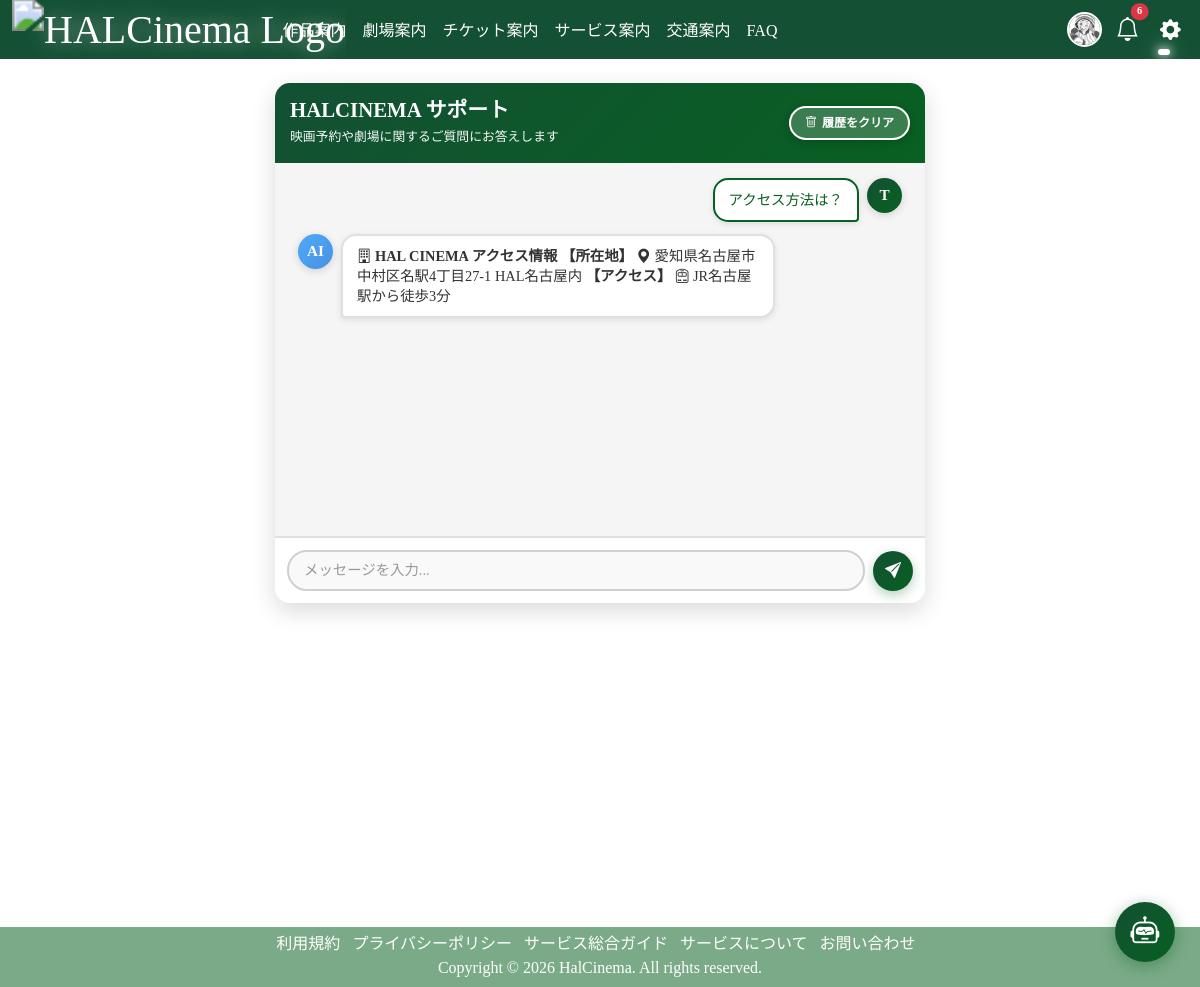
/ai-support/ (signed in), run on an earlier commit of the app's database.
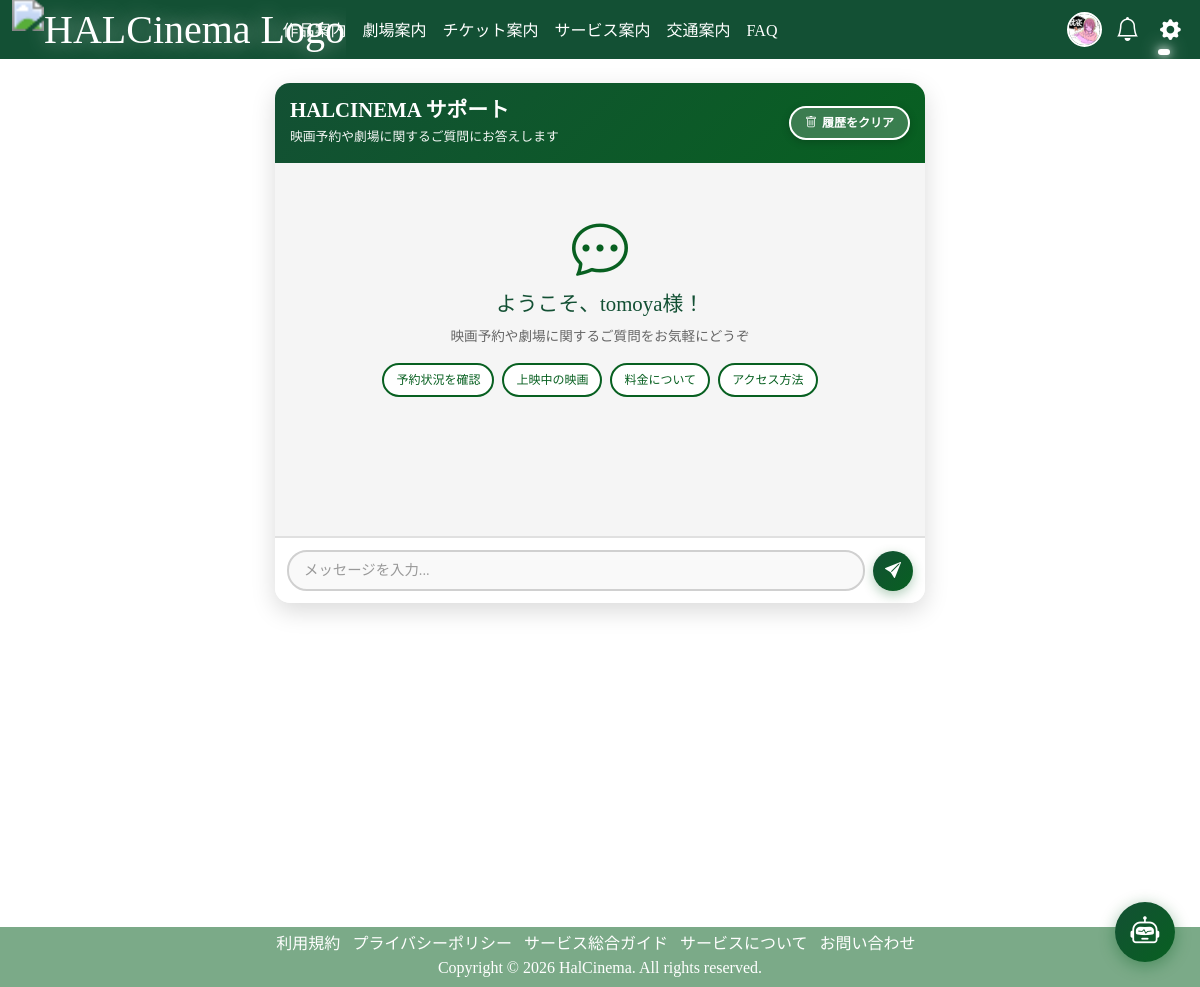
And on a later commit of the database.
### accounts/models.py (models this page shows, shortened)
class CustomUser(AbstractUser):
    profile_image = models.ImageField(upload_to='profile_images/', blank=True, null=True)
    phone_number = models.CharField(max_length=15, blank=True, null=True)

### pages/models.py (models this page shows, shortened)
class UserProfile(models.Model):
    user = models.OneToOneField(
        settings.AUTH_USER_MODEL,
        on_delete=models.CASCADE,
        verbose_name='ユーザー'
    )
    profile_image = models.ImageField(
        upload_to='profile_images/',
        blank=True,
        null=True,
        verbose_name='プロフィール画像'
    )
    birth_date = models.DateField(
        blank=True,
        null=True,
        verbose_name='生年月日'
    )
    phone_number = models.CharField(
        max_length=20,
        blank=True,
        null=True,
        verbose_name='電話番号'
    )
    points = models.IntegerField(
        default=0,
        verbose_name='ポイント'
    )
    membership_level = models.CharField(
        max_length=20,
        choices=[
            ('standard', 'スタンダード'),
            ('gold', 'ゴールド'),
            ('platinum', 'プラチナ'),
        ],
        default='standard',
        verbose_name='会員レベル'
    )
    is_completed = models.BooleanField(
        default=False,
        verbose_name='プロフィール完了'
    )
    created_at = models.DateTimeField(
        auto_now_add=True,
        verbose_name='作成日時'
    )
    updated_at = models.DateTimeField(
        auto_now=True,
        verbose_name='更新日時'
    )
    class Meta:
        verbose_name = 'ユーザープロフィール'
        verbose_name_plural = 'ユーザープロフィール'

class ChatMessage(models.Model):
    user = models.ForeignKey(settings.AUTH_USER_MODEL, on_delete=models.CASCADE, verbose_name='ユーザー')
    message = models.TextField(verbose_name='メッセージ')
    response = models.TextField(verbose_name='AI応答', blank=True)
    created_at = models.DateTimeField(auto_now_add=True, verbose_name='作成日時')
    is_user = models.BooleanField(default=True, verbose_name='ユーザーメッセージ')
    class Meta:
        ordering = ['created_at']
        verbose_name = 'チャットメッセージ'
        verbose_name_plural = 'チャットメッセージ'

### pages/views.py (the view)
# urls.py: path('ai-support/', views.ai_support, name='ai_support'),
@login_required
def ai_support(request):
    messages = ChatMessage.objects.filter(user=request.user).order_by('created_at')
    return render(request, 'apps/ai_support.html', {
        'messages': messages,
        'hide_floating_chat': True
    })

### pages/context_processors.py (called while the page is built)
def unread_notifications_processor(request):
    if request.user.is_authenticated:
        unread = Notification.objects.filter(user=request.user, is_read=False)
        return {
            'unread_notifications': unread,
            'unread_count': unread.count()
        }
    return {}

### templates/apps/ai_support.html (shortened to what this page needs)
{% load static %}
<!DOCTYPE html>
<html lang="ja">
<head>
  <link href="https://cdn.jsdelivr.net/npm/bootstrap@5.3.3/dist/css/bootstrap.min.css" rel="stylesheet"
>
  <link href="https://cdn.jsdelivr.net/npm/bootstrap-icons@1.10.5/font/bootstrap-icons.css" rel="stylesheet">
</head>
<body>
  <nav class="navbar navbar-expand-lg custom-navbar">
    <div class="container-fluid">
      <a class="navbar-brand" href="{% url 'home' %}">
        <img src="{% static 'images/logoo.png' %}" alt="HALCinema Logo" class="logo-img">
      </a>
      <div class="collapse navbar-collapse" id="navbarSupportedContent">
        <ul class="navbar-nav me-auto mb-2 mb-lg-0">
          <li class="nav-item"><a class="nav-link" href="{% url 'movie_list' %}">作品案内</a></li>
          <li class="nav-item"><a class="nav-link" href="{% url 'theater' %}">劇場案内</a></li>
          <li class="nav-item"><a class="nav-link" href="{% url 'ticket' %}">チケット案内</a></li>
          <li class="nav-item"><a class="nav-link" href="{% url 'service' %}">サービス案内</a></li>
          <li class="nav-item"><a class="nav-link" href="{% url 'access' %}">交通案内</a></li>
          <li class="nav-item"><a class="nav-link" href="{% url 'faq' %}">FAQ</a></li>
        </ul>
        <div class="ms-auto d-flex align-items-center gap-2">
          <a href="{% url 'my_profile' %}" class="icon-wrapper profile-link text-decoration-none" title="マイプロフィール">
            {% if user.userprofile.profile_image %}
              <img src="{{ user.userprofile.profile_image.url }}" alt="プロフィール画像" class="profile-image">
            {% else %}
              <img src="{% static 'images/default_profile.png' %}" alt="デフォルト画像" class="profile-image">
            {% endif %}
          </a>
          <div class="dropdown icon-wrapper">
            <a class="nav-link position-relative d-flex align-items-center justify-content-center p-0"
               href="#" role="button" id="notificationDropdown" data-bs-toggle="dropdown" aria-expanded="false"
               style="color: white; font-size: 1.5rem;">
              <i class="bi bi-bell"></i>
              {% if unread_count > 0 %}
              <span class="position-absolute top-0 start-100 translate-middle badge rounded-pill bg-danger notification-badge">
                {{ unread_count }}
              </span>
              {% endif %}
            </a>
          </div>
          <ul class="navbar-nav icon-wrapper">
            <li class="nav-item dropdown w-100 h-100 d-flex align-items-center justify-content-center">
              <a class="nav-link dropdown-toggle p-0 d-flex align-items-center justify-content-center w-100 h-100"
                 href="#" id="settingsDropdown" role="button" data-bs-toggle="dropdown" aria-expanded="false"
                 style="color: white; font-size: 1.3rem;">
                <i class="bi bi-gear-fill"></i>
              </a>
            </li>
          </ul>
        </div>
      </div>
    </div>
  </nav>
  <div class="container py-4">
    <div class="chat-container">
      <div class="chat-header">
        <div class="chat-header-content">
          <h2>HALCINEMA サポート</h2>
          <p>映画予約や劇場に関するご質問にお答えします</p>
        </div>
        <button class="clear-chat-btn" onclick="clearChatHistory()">
          <i class="bi bi-trash"></i>
          <span>履歴をクリア</span>
        </button>
      </div>
      <div class="chat-messages" id="chatMessages">
        {% if messages %}
          {% for message in messages %}
            <div class="message {% if message.is_user %}user{% else %}ai{% endif %}">
              <div class="message-avatar">
                {% if message.is_user %}
                  {{ user.username|first|upper }}
                {% else %}
                  AI
                {% endif %}
              </div>
              <div class="message-content">{{ message.message|safe }}</div>
            </div>
          {% endfor %}
        {% else %}
          <div class="welcome-message" id="welcomeMessage">
            <i class="bi bi-chat-dots"></i>
            <h3>ようこそ、{{ user.username }}様！</h3>
            <p>映画予約や劇場に関するご質問をお気軽にどうぞ</p>
            <div class="quick-questions">
              <button class="quick-question-btn" onclick="sendQuickQuestion('予約状況を教えて')">予約状況を確認</button>
              <button class="quick-question-btn" onclick="sendQuickQuestion('上映中の映画は？')">上映中の映画</button>
              <button class="quick-question-btn" onclick="sendQuickQuestion('料金について教えて')">料金について</button>
              <button class="quick-question-btn" onclick="sendQuickQuestion('劇場へのアクセスは？')">アクセス方法</button>
            </div>
          </div>
        {% endif %}
      </div>
      <div class="chat-input-container">
        <form id="chatForm" class="chat-input-wrapper">
          <input type="text" class="chat-input" id="messageInput" placeholder="メッセージを入力..." autocomplete="off" required>
          <button type="submit" class="send-button" id="sendButton">
            <i class="bi bi-send-fill"></i>
          </button>
        </form>
      </div>
    </div>
  </div>
  <div class="footer">
    <ul class="list-inline text-center">
      <li class="list-inline-item"><a href="{% url 'rule' %}">利用規約</a></li>
      <li class="list-inline-item"><a href="{% url 'policy' %}">プライバシーポリシー</a></li>
      <li class="list-inline-item"><a href="{% url 'guide' %}">サービス総合ガイド</a></li>
      <li class="list-inline-item"><a href="{% url 'service' %}">サービスについて</a></li>
      <li class="list-inline-item"><a href="{% url 'inquiry' %}">お問い合わせ</a></li><br>
      <li class="list-inline-item">
        <span>Copyright &copy; <script>document.write(new Date().getFullYear());</script> HalCinema. All rights reserved.</span>
      </li>
    </ul>
  </div>
  {% if user.is_authenticated %}
    {% include 'floating_chat.html' %}
  {% endif %}
</body>
</html>

### templates/floating_chat.html (shortened to what this page needs)
{% load static %}
<button
  id="floatingChatBtn"
  class="floating-chat-button"
  onclick="toggleFloatingChat()"
  title="AIサポート">
  <i class="bi bi-robot"></i>
</button>

### templates/apps/ai_support.html (style rules this page uses)
body { background-image: url('/static/images/wallpaper.jpg'); background-size: cover; background-position: center; background-repeat: no-repeat; background-attachment: fixed; color: #fff; margin: 0; padding: 0; min-height: 100vh; font-family: 'Cinzel', serif; }
h2 { text-align: center; color: #ffcc00; margin-bottom: 2rem; font-weight: 700; font-size: 2rem; }
nav { position: fixed; top: 0; left: 0; width: 100%; z-index: 1000; }
.custom-navbar { background-color: #135034; color: #fff; }
.custom-navbar .navbar-brand { color: #fff !important; text-shadow: 0 0 10px #ffffff88; }
.nav-link { color: #fff; font-size: 16px; text-decoration: none; font-weight: 500; position: relative; padding: 2px 5px 0 0; transition: color 0.3s ease; }
.nav-link::after { content: ''; position: absolute; bottom: -8px; left: 0; height: 3px; width: 0; border-radius: 8px; background: #fff; box-shadow: 0 0 10px #fff, 0 0 20px #fff; transition: width 0.4s ease; }
.logo-img { height: 30px; width: auto; margin: 0 80px 2px 0; transform: scale(2); transform-origin: left center; }
.icon-wrapper { width: 35px; height: 35px; display: flex; align-items: center; justify-content: center; position: relative; }
.profile-image { width: 100%; height: 100%; object-fit: cover; border-radius: 50%; border: 2px solid white; display: block; }
.chat-container { max-width: 650px; margin: 0 auto; height: 520px; display: flex; flex-direction: column; background: #ffffff; border-radius: 15px; box-shadow: 0 8px 24px rgba(0, 0, 0, 0.15); overflow: hidden; }
.chat-header { background: linear-gradient(135deg, #135034 0%, #086021 100%); color: white; padding: 15px; display: flex; justify-content: space-between; align-items: center; box-shadow: 0 2px 8px rgba(0, 0, 0, 0.1); }
.chat-header-content { flex: 1; }
.chat-header h2 { margin: 0; font-size: 1.3rem; font-weight: 700; font-family: 'Cinzel', serif; text-align: left; color: white; }
.chat-header p { margin: 5px 0 0 0; font-size: 0.8rem; opacity: 0.95; text-align: left; }
.chat-messages { flex: 1; overflow-y: auto; padding: 15px; background: #f5f5f5; }
.chat-input-container { padding: 12px; background: #ffffff; border-top: 2px solid #e0e0e0; }
.chat-input-wrapper { display: flex; gap: 8px; align-items: center; }
.chat-input { flex: 1; border: 2px solid #d0d0d0; border-radius: 20px; padding: 8px 15px; font-size: 0.9rem; outline: none; transition: all 0.3s; background: #f9f9f9; color: #333; }
.chat-input::placeholder { color: #999; }
.send-button { background: linear-gradient(135deg, #135034 0%, #086021 100%); color: white; border: none; border-radius: 50%; width: 40px; height: 40px; display: flex; align-items: center; justify-content: center; cursor: pointer; transition: all 0.3s; flex-shrink: 0; box-shadow: 0 4px 12px rgba(8, 96, 33, 0.3); }
.clear-chat-btn { background: rgba(255, 255, 255, 0.2); color: white; border: 2px solid white; border-radius: 20px; padding: 6px 14px; font-size: 0.75rem; cursor: pointer; transition: all 0.3s; box-shadow: 0 2px 8px rgba(0, 0, 0, 0.2); backdrop-filter: blur(10px); display: flex; align-items: center; gap: 5px; font-weight: 600; }
.welcome-message { text-align: center; color: #333; padding: 30px 15px; }
.welcome-message i { font-size: 3.5rem; color: #086021; margin-bottom: 15px; }
.welcome-message h3 { font-family: 'Cinzel', serif; font-size: 1.3rem; margin-bottom: 10px; color: #135034; }
.welcome-message p { color: #666; font-size: 0.85rem; }
.quick-questions { display: flex; flex-wrap: wrap; gap: 8px; justify-content: center; margin-top: 15px; }
.quick-question-btn { background: #ffffff; border: 2px solid #086021; color: #086021; padding: 6px 12px; border-radius: 18px; cursor: pointer; transition: all 0.3s; font-size: 0.75rem; font-weight: 500; }
.footer { margin-top: 300px; padding: 5px 0 5px; bottom: 0; width: 100%; height: 60px; text-align: center; background-color: rgba(8, 96, 33, 0.533); color: #ffffff; box-sizing: border-box; }
.footer a { color: #ffffff; text-decoration: none; }

### templates/floating_chat.html (style rules this page uses)
.floating-chat-button { position: fixed; bottom: 25px; right: 25px; width: 60px; height: 60px; background: linear-gradient(135deg, #135034 0%, #086021 100%); border-radius: 50%; border: none; color: white; font-size: 1.8rem; cursor: pointer; box-shadow: 0 4px 16px rgba(8, 96, 33, 0.4); z-index: 9999; display: flex; align-items: center; justify-content: center; transition: all 0.3s ease; }

What changed in the data, as far as the page shows it:
removed ChatMessage: {{ user.username|first|upper }} "T", message "アクセス方法は？", is_user True (drawn)
removed ChatMessage: is_user "AI", message "HAL CINEMA アクセス情報 【所在地】 愛知県名古屋市中村区名駅4丁目27-1 HAL名古屋内 【アクセス】 JR名古屋駅から徒歩3分"
changed CustomUser: userprofile.profile_image: a different picture; username (not shown) → "tomoya"
Also different on the page:
{{ unread_count }}: "6" → (not shown)
text now shown: "ようこそ、 様！ 映画予約や劇場に関するご質問をお気軽にどうぞ 予約状況を確認 上映中の映画 料金について アクセス方法"
